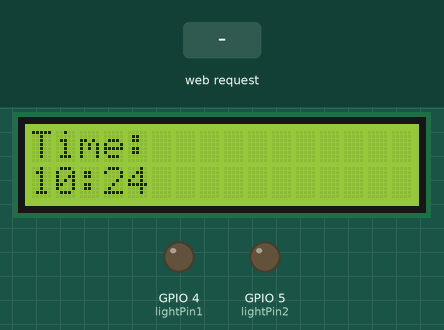
This sketch was run on a simulated ESP32. On the bench: 16×2 character LCD, output pins drawn as LEDs (lit = HIGH). Inputs (shaded band) come from the test bench. WiFi joins after 1.5 s; servers stay silent unless stated; network time is answered at once with the bench clock; the local clock reads 2024-03-15 10:24:30 at power-on unless the sketch sets it; what the sketch prints to the serial monitor is not drawn.

Above: at 3.2 s.
3.3 s: HTTP request GET /send-message?message=1 received
At 3.9 s:
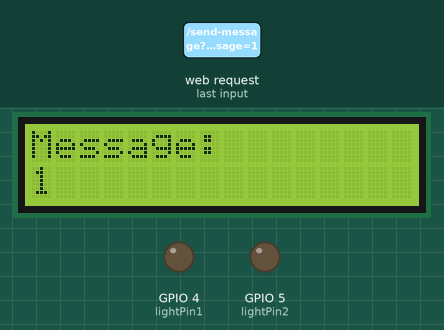
5.6 s: HTTP request GET /turn-on-lights received
At 6.5 s:
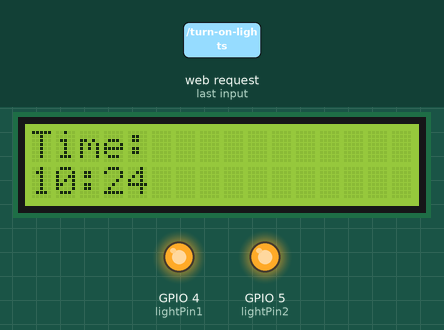
7.1 s: HTTP request GET /send-message?message=0 received
At 7.17 s:
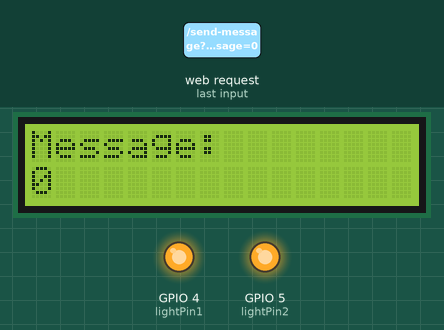
8.6 s: HTTP request GET /turn-off-lights received
At 9.8 s:
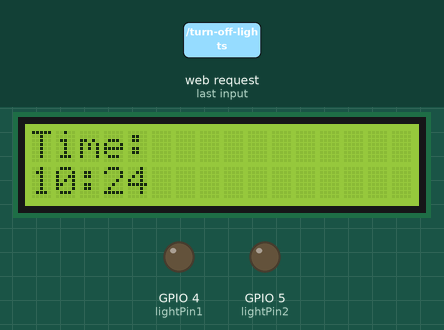
10.1 s: HTTP request GET /turn-on-lights?message=1 received
At 30.8 s:
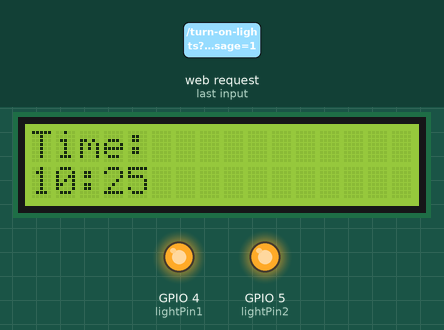
Timing chart, 0 to 31.9 s (numbered marks = the images above; inputs shaded):
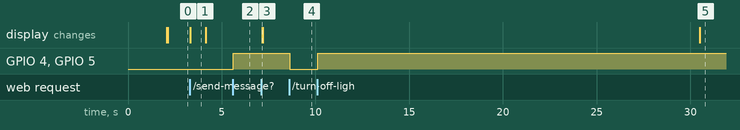

The sketch:

esp32lights.ino
```cpp
#include <WiFi.h>
#include <Wire.h>
#include <LiquidCrystal_I2C.h>
#include <NTPClient.h>
#include <WiFiUdp.h>
#include <WiFiClient.h>
#include <ESPAsyncWebServer.h>
#include <AsyncTCP.h>

// Replace with your network credentials
const char* ssid = "Your Network Name";
const char* password = "Your Network Password";

// Define the NTP Client to get time
WiFiUDP ntpUDP;
NTPClient timeClient(ntpUDP, "pool.ntp.org", 19800, 60000);

// Create an instance of the web server
AsyncWebServer server(81);

// Create an instance of the LCD
LiquidCrystal_I2C lcd(0x27, 16, 2);

// Define the pins for the lights
const int lightPin1 = 4;
const int lightPin2 = 5;
void checkWiFi() {
  if (WiFi.status() != WL_CONNECTED) {
    Serial.println("WiFi connection lost. Reconnecting...");
    WiFi.begin(ssid, password);
    while (WiFi.status() != WL_CONNECTED) {
      delay(1000);
      Serial.println("Connecting to WiFi...");
    }
    Serial.println("WiFi reconnected");
  }
}
void setup(){
  pinMode(lightPin1, OUTPUT);
pinMode(lightPin2, OUTPUT);

  // Initialize Serial Monitor
  Serial.begin(115200);

  // Connect to Wi-Fi network with SSID and password
  WiFi.begin(ssid, password);

  // Wait for connection
  while (WiFi.status() != WL_CONNECTED) {
    delay(1000);
    Serial.println("Connecting to WiFi...");
  }

  // Print ESP32 Local IP Address
  Serial.println(WiFi.localIP());

  // Initialize LCD
  lcd.init();
  lcd.backlight();

  // Initialize NTP Client
  timeClient.begin();

  // Route for root / web page
  server.on("/", HTTP_GET, [](AsyncWebServerRequest *request){
    String html = "<html><head><title>ESP32CAM Time Display</title>";
    html += "<link href='https://stackpath.bootstrapcdn.com/bootstrap/4.3.1/css/bootstrap.min.css' rel='stylesheet'>";
    html += "<style>body{background-color: #212529; color: #fff;}</style>";
    html += "</head><body>";
    html += "<div class='container'><div class='row'>";
    html += "<div class='col-md-12'><h1 class='text-center'>ESP32CAM Time Display</h1></div>";
    html += "<div class='col-md-12'><h2 class='text-center'>" + getTime() + "</h2></div>";
    html += "<div class='col-md-12'><h3 class='text-center'>Enter a message:</h3></div>";
    html += "<div class='col-md-12'><input type='text' class='form-control' id='message' placeholder='Type your message here'></div>";
    html += "<div class='col-md-12'><br><button class='btn btn-primary btn-lg btn-block' onclick='sendMessage()'>Send Message</button></div>";
    html += "<div class='col-md-12'><br><button class='btn btn-success btn-lg btn-block' onclick='turnOnLights()'>Turn On Lights</button></div>";
    html += "<div class='col-md-12'><br><button class='btn btn-danger btn-lg btn-block' onclick='turnOffLights()'>Turn Off Lights</button></div>";
    html += "</div></div>";
    html += "<script>function sendMessage(){var message = document.getElementById('message').value;fetch('/send-message?message=' + message);}function turnOnLights(){fetch('/turn-on-lights');}function turnOffLights(){fetch('/turn-off-lights');}</script>";
    html += "</body></html>";
    request->send(200, "text/html", html);
  });

  // Route for sending a message
// Route for sending a message
server.on("/send-message", HTTP_GET, [](AsyncWebServerRequest *request){
String message;
if (request->hasParam("message")) {
message = request->getParam("message")->value();
lcd.clear();
lcd.setCursor(0, 0);
lcd.print("Message:");
lcd.setCursor(0, 1);
lcd.print(message);
}
request->send(200, "text/plain", message);
});

// Route for turning on the lights
server.on("/turn-on-lights", HTTP_GET, [](AsyncWebServerRequest *request){
digitalWrite(lightPin1, HIGH);
digitalWrite(lightPin2, HIGH);
request->send(200, "text/plain", "Lights turned on");
});

// Route for turning off the lights
server.on("/turn-off-lights", HTTP_GET, [](AsyncWebServerRequest *request){
digitalWrite(lightPin1, LOW);
digitalWrite(lightPin2, LOW);
request->send(200, "text/plain", "Lights turned off");
});

// Start the web server
server.begin();
}

void loop(){
    checkWiFi();

// Update NTP client and get the time
timeClient.update();
String time = getTime();

// Display the time on the LCD
lcd.clear();
lcd.setCursor(0, 0);
lcd.print("Time:");
lcd.setCursor(0, 1);
lcd.print(time);

// Wait for one second before updating again
delay(1000);
}

String getTime() {
String formattedTime = timeClient.getFormattedTime();
formattedTime = formattedTime.substring(0, formattedTime.length() - 3);
return formattedTime;
}
```

Measured:
- after the input at 3.3 s, the display: changes at once (image 1)
- after the input at 5.6 s, GPIO 4 (lightPin1), GPIO 5 (lightPin2): LOW → HIGH at once
- after the input at 7.1 s, the display: changes after 0.07 s (image 3)
- after the input at 8.6 s, GPIO 4 (lightPin1), GPIO 5 (lightPin2): HIGH → LOW at once
- after the input at 10.1 s, GPIO 4 (lightPin1), GPIO 5 (lightPin2): LOW → HIGH at once
- what the display in image 1 shows lasts 0.8 s, from 3.3 s to 4.1 s
